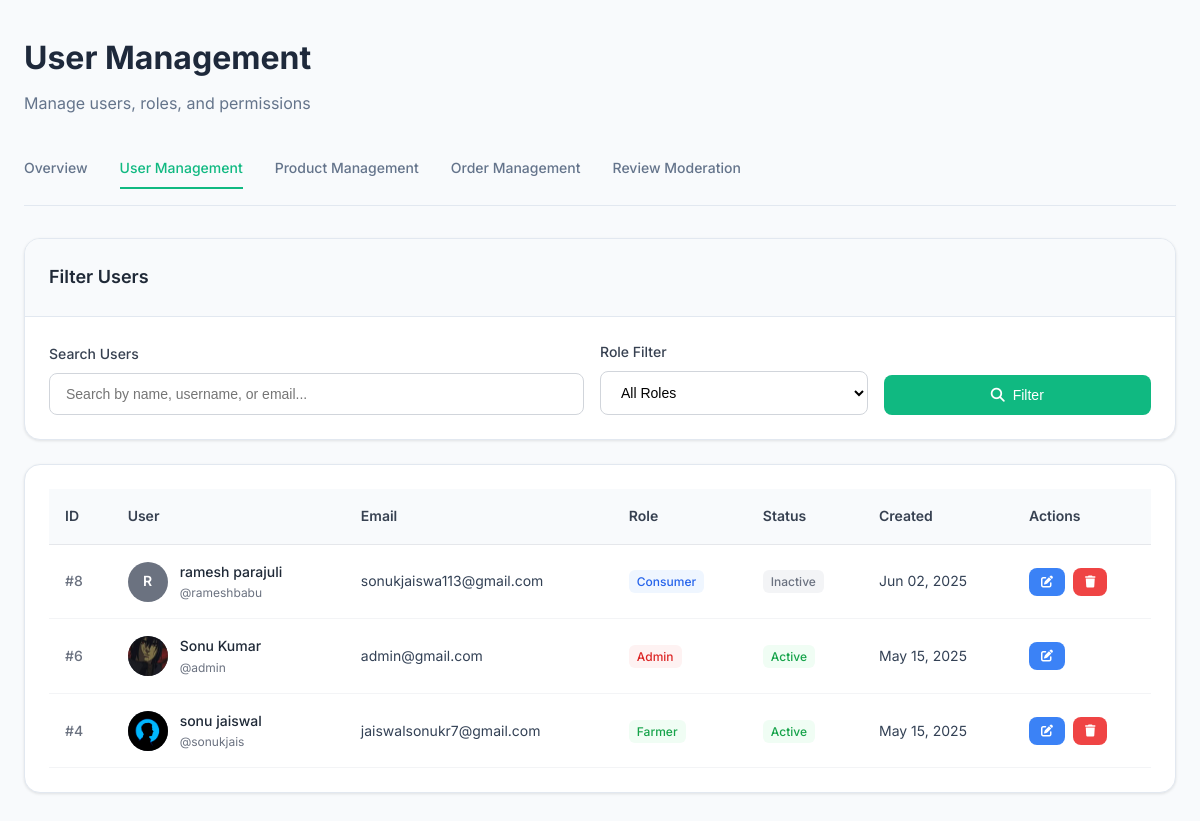
Screenshot of /admin/users.php (signed in) with the database file from the repository.
### tables this page shows
CREATE TABLE `users` (
  `user_id` int(11) NOT NULL,
  `username` varchar(100) DEFAULT NULL,
  `email` varchar(100) DEFAULT NULL,
  `password` varchar(100) DEFAULT NULL,
  `first_name` varchar(100) DEFAULT NULL,
  `last_name` varchar(100) DEFAULT NULL,
  `phone` varchar(20) DEFAULT NULL,
  `address` varchar(255) DEFAULT NULL,
  `city` varchar(100) DEFAULT NULL,
  `state` varchar(100) DEFAULT NULL,
  `zipcode` varchar(20) DEFAULT NULL,
  `role` enum('farmer','consumer','admin') NOT NULL,
  `created_at` datetime DEFAULT current_timestamp(),
  `updated_at` datetime DEFAULT current_timestamp() ON UPDATE current_timestamp(),
  `profile_image` varchar(255) DEFAULT NULL,
  `is_active` tinyint(1) DEFAULT 1,
  `bio` text DEFAULT NULL
);

### admin/users.php (the view, shortened to what this page needs)
<?php
include '../config/db.php';
$page = isset($_GET['page']) ? intval($_GET['page']) : 1;
$limit = 10;
$offset = ($page - 1) * $limit;
$query = "SELECT * FROM users WHERE 1=1";
$query .= " ORDER BY created_at DESC LIMIT $offset, $limit";
$users_result = mysqli_query($dbconn, $query);
?>
<!DOCTYPE html>
<html lang="en">
<head>
    <link rel="stylesheet" href="https://cdnjs.cloudflare.com/ajax/libs/font-awesome/6.4.0/css/all.min.css">
</head>
<body>
    <div class="dashboard-container">
        <div class="dashboard-header">
            <h1 class="dashboard-title">User Management</h1>
            <p class="dashboard-subtitle">Manage users, roles, and permissions</p>
        </div>
        <div class="navigation-tabs">
            <a href="dashboard.php" class="nav-tab">Overview</a>
            <a href="users.php" class="nav-tab active">User Management</a>
            <a href="products.php" class="nav-tab">Product Management</a>
            <a href="orders.php" class="nav-tab">Order Management</a>
            <a href="reviews.php" class="nav-tab">Review Moderation</a>
        </div>
        <div class="card" style="margin-bottom: 24px;">
            <div class="card-header">
                <h3 style="font-size: 1.125rem; font-weight: 600; color: #1f2937;">Filter Users</h3>
            </div>
            <div class="card-body">
                <form method="GET" action="users.php" class="filter-form">
                    <div class="form-group">
                        <label class="form-label">Search Users</label>
                        <input type="text"
                               class="form-input"
                               name="search"
                               placeholder="Search by name, username, or email..."
                               value="<?php echo isset($_GET['search']) ? htmlspecialchars($_GET['search']) : ''; ?>">
                    </div>
                    <div class="form-group">
                        <label class="form-label">Role Filter</label>
                        <select class="form-select" name="role">
                            <option value="">All Roles</option>
                        </select>
                    </div>
                    <div class="form-group">
                        <button type="submit" class="btn btn-primary">
                            <i class="fas fa-search"></i> Filter
                        </button>
                    </div>
                </form>
            </div>
        </div>
        <div class="card">
            <div class="card-body">
                <div class="table-container">
                    <table class="users-table">
                        <thead>
                            <tr>
                                <th>ID</th>
                                <th>User</th>
                                <th>Email</th>
                                <th>Role</th>
                                <th>Status</th>
                                <th>Created</th>
                                <th>Actions</th>
                            </tr>
                        </thead>
                        <tbody>
                            <?php if(mysqli_num_rows($users_result) > 0): ?>
                                <?php while($user = mysqli_fetch_assoc($users_result)): ?>
                                <tr>
                                    <td><span style="font-weight: 500; color: #6b7280;">#<?php echo $user['user_id']; ?></span></td>
                                    <td>
                                        <div class="user-info">
                                            <div class="user-avatar">
                                                <?php if(!empty($user['profile_image'])): ?>
                                                    <img src="../uploads/profiles/<?php echo $user['profile_image']; ?>" alt="User">
                                                <?php else: ?>
                                                    <?php echo strtoupper(substr($user['first_name'] ?? $user['username'], 0, 1)); ?>
                                                <?php endif; ?>
                                            </div>
                                            <div class="user-details">
                                                <div class="user-name"><?php echo htmlspecialchars(($user['first_name'] ?? '') . ' ' . ($user['last_name'] ?? '')); ?></div>
                                                <div class="user-username">@<?php echo htmlspecialchars($user['username']); ?></div>
                                            </div>
                                        </div>
                                    </td>
                                    <td><?php echo htmlspecialchars($user['email']); ?></td>
                                    <td>
                                        <span class="badge badge-<?php echo $user['role']; ?>">
                                            <?php echo ucfirst($user['role']); ?>
                                        </span>
                                    </td>
                                    <td>
                                        <span class="badge badge-<?php echo $user['is_active'] ? 'active' : 'inactive'; ?>">
                                            <?php echo $user['is_active'] ? 'Active' : 'Inactive'; ?>
                                        </span>
                                    </td>
                                    <td><?php echo date('M d, Y', strtotime($user['created_at'])); ?></td>
                                    <td>
                                        <div class="actions">
                                            <a href="edit_user.php?id=<?php echo $user['user_id']; ?>"
                                               class="btn btn-sm btn-edit"
                                               title="Edit User">
                                                <i class="fas fa-edit"></i>
                                            </a>
                                            <?php if($user['user_id'] != $_SESSION['user_id']): ?>
                                            <a href="users.php?delete=<?php echo $user['user_id']; ?>"
                                               class="btn btn-sm btn-danger"
                                               onclick="return confirm('Are you sure you want to delete this user? This action cannot be undone.')"
                                               title="Delete User">
                                                <i class="fas fa-trash"></i>
                                            </a>
                                            <?php endif; ?>
                                        </div>
                                    </td>
                                </tr>
                                <?php endwhile; ?>
                            <?php endif; ?>
                        </tbody>
                    </table>
                </div>
            </div>
        </div>
    </div>
</body>
</html>

### admin/users.php (style rules this page uses)
* { margin: 0; padding: 0; box-sizing: border-box; }
body { font-family: 'Inter', sans-serif; background-color: #f8fafc; color: #334155; line-height: 1.6; }
.dashboard-container { max-width: 1400px; margin: 0 auto; padding: 32px 24px; }
.dashboard-header { margin-bottom: 32px; }
.dashboard-title { font-size: 2rem; font-weight: 700; color: #1e293b; margin-bottom: 8px; }
.dashboard-subtitle { color: #64748b; font-size: 1rem; }
.navigation-tabs { display: flex; gap: 32px; margin-bottom: 32px; border-bottom: 1px solid #e2e8f0; padding-bottom: 16px; }
.nav-tab { font-size: 0.875rem; font-weight: 500; color: #64748b; text-decoration: none; padding: 8px 0; border-bottom: 2px solid transparent; transition: all 0.3s ease; }
.nav-tab.active { color: #10b981; border-bottom-color: #10b981; }
.card { background: white; border-radius: 16px; box-shadow: 0 1px 3px rgba(0, 0, 0, 0.1); border: 1px solid #e2e8f0; overflow: hidden; }
.card-header { padding: 24px; background: #f8fafc; border-bottom: 1px solid #e2e8f0; }
.card-body { padding: 24px; }
.filter-form { display: grid; grid-template-columns: 2fr 1fr 1fr; gap: 16px; align-items: end; }
.form-group { display: flex; flex-direction: column; }
.form-label { font-size: 0.875rem; font-weight: 500; color: #374151; margin-bottom: 8px; }
.form-input, .form-select { padding: 12px 16px; border: 1px solid #d1d5db; border-radius: 8px; font-size: 0.875rem; transition: border-color 0.3s ease; background: white; }
.btn { padding: 12px 20px; border-radius: 8px; font-size: 0.875rem; font-weight: 500; border: none; cursor: pointer; transition: all 0.3s ease; text-decoration: none; display: inline-flex; align-items: center; justify-content: center; gap: 8px; }
.btn-primary { background: #10b981; color: white; }
.btn-sm { padding: 8px 12px; font-size: 0.75rem; }
.btn-edit { background: #3b82f6; color: white; }
.btn-danger { background: #ef4444; color: white; }
.table-container { overflow-x: auto; }
.users-table { width: 100%; border-collapse: collapse; }
.users-table th { background: #f8fafc; padding: 16px; text-align: left; font-size: 0.875rem; font-weight: 600; color: #374151; border-bottom: 1px solid #e5e7eb; }
.users-table td { padding: 16px; border-bottom: 1px solid #f3f4f6; font-size: 0.875rem; }
.user-info { display: flex; align-items: center; gap: 12px; }
.user-avatar { width: 40px; height: 40px; border-radius: 50%; background: #6b7280; color: white; display: flex; align-items: center; justify-content: center; font-weight: 600; font-size: 0.875rem; overflow: hidden; }
.user-avatar img { width: 100%; height: 100%; object-fit: cover; }
.user-details { display: flex; flex-direction: column; }
.user-name { font-weight: 500; color: #1f2937; }
.user-username { font-size: 0.75rem; color: #6b7280; }
.badge { padding: 4px 8px; border-radius: 6px; font-size: 0.75rem; font-weight: 500; }
.badge-admin { background: #fef2f2; color: #dc2626; }
.badge-farmer { background: #f0fdf4; color: #16a34a; }
.badge-consumer { background: #eff6ff; color: #2563eb; }
.badge-active { background: #f0fdf4; color: #16a34a; }
.badge-inactive { background: #f3f4f6; color: #6b7280; }
.actions { display: flex; gap: 8px; }

### rows the page displays
users: user_id "8", first_name "R", first_name+last_name "ramesh parajuli", username "rameshbabu", email "sonukjaiswa113@gmail.com", role "Consumer", is_active "Inactive", created_at "Jun 02, 2025"
users: user_id "6", profile_image (picture), first_name+last_name "Sonu Kumar", username "admin", email "admin@gmail.com", role "Admin", is_active "Active", created_at "May 15, 2025"
users: user_id "4", profile_image (picture), first_name+last_name "sonu jaiswal", username "sonukjais", email "jaiswalsonukr7@gmail.com", role "Farmer", is_active "Active", created_at "May 15, 2025"
